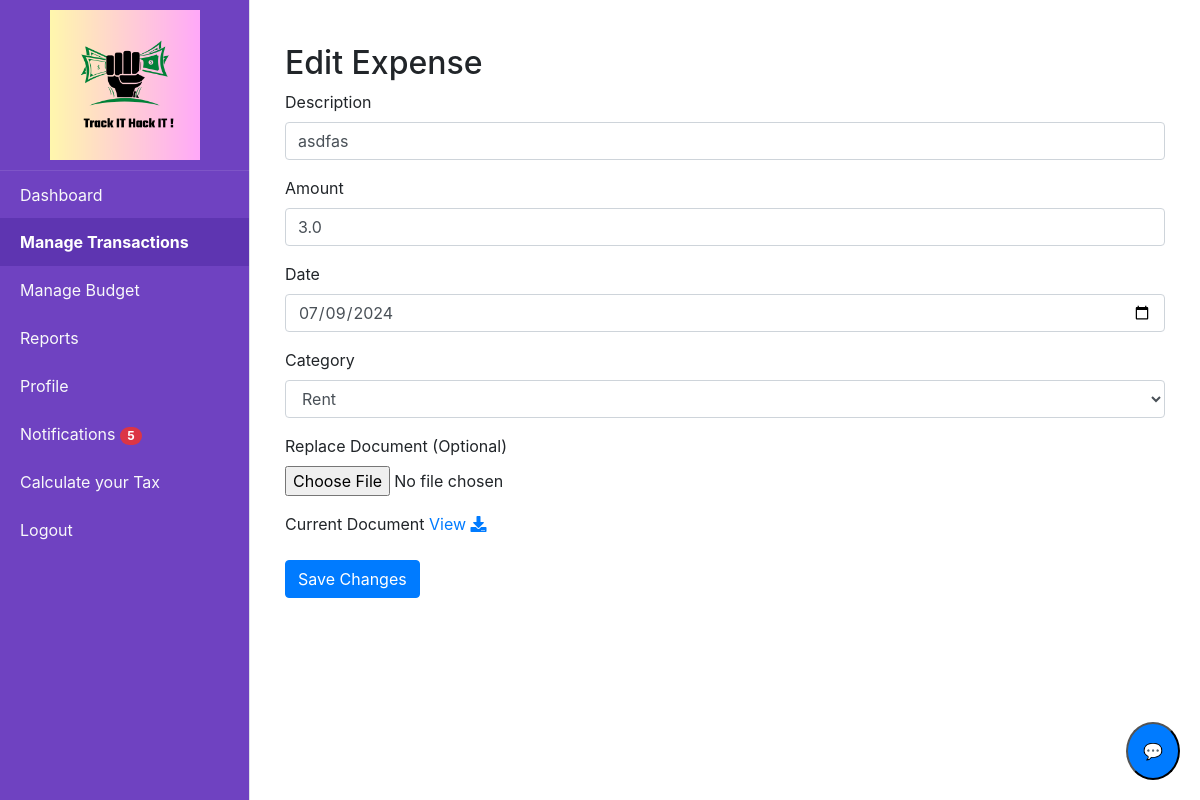
Page /edit_expense/4 (signed in) on the committed database.
### tables this page shows
CREATE TABLE expenses (id INTEGER PRIMARY KEY AUTOINCREMENT, user_id INTEGER, date TEXT, description TEXT, amount REAL, category_id TEXT, document TEXT, is_income INTEGER DEFAULT (0), FOREIGN KEY (category_id) REFERENCES category (id), FOREIGN KEY (user_id) REFERENCES users (id));

CREATE TABLE category (id INTEGER PRIMARY KEY AUTOINCREMENT, name TEXT NOT NULL, is_income INTEGER DEFAULT (0));

### app.py (the view, shortened to what this page needs)
@app.route('/edit_expense/<int:expense_id>', methods=['GET', 'POST'])
@login_required
def edit_expense(expense_id):
    expense = query_db('SELECT * FROM expenses WHERE id = ? AND user_id = ?', [expense_id, current_user.id], one=True)
    if not expense:
        flash('Expense not found or unauthorized access.', 'danger')
        return redirect(url_for('view_expenses'))
    categories = query_db('SELECT * FROM category')
    return render_template('edit_expense.html', expense=expense, categories=categories)

### app.py (called while the page is built)
@login_manager.user_loader
def load_user(user_id):
    return get_user_by_id(user_id)

@app.after_request
def after_request(response):
    response.headers["Cache-Control"] = "no-cache, no-store, must-revalidate"
    return response

@app.context_processor
def inject_unread_notifications():
    if current_user.is_authenticated:
        unread_count = query_db('''
            SELECT COUNT(*)
            FROM notifications
            WHERE user_id = ? AND is_read = 0
        ''', [current_user.id], one=True)
        return dict(unread_count=unread_count[0] if unread_count else 0)
    return dict(unread_count=0)

### database.py (called while the page is built)
def get_db():
    return sqlite3.connect(DATABASE)

def query_db(query, args=(), one=False):
    cur = get_db().execute(query, args)
    rv = cur.fetchall()
    cur.close()
    return (rv[0] if rv else None) if one else rv

def get_user_by_id(user_id):
    conn = sqlite3.connect(DATABASE)
    cursor = conn.cursor()
    cursor.execute('SELECT * FROM users WHERE id = ?', (user_id,))
    user = cursor.fetchone()
    conn.close()
    if user:
        return User(id=user[0], username=user[1], email=user[2], password=user[3])
    return None

### templates/edit_expense.html (shortened to what this page needs)
{% extends "home.html" %}
{% block content %}
<div class="container mt-4">
    <h2>Edit Expense</h2>
    <form action="{{ url_for('edit_expense', expense_id=expense[0]) }}" method="POST" enctype="multipart/form-data">
        <div class="form-group">
            <label for="description">Description</label>
            <input type="text" class="form-control" id="description" name="description" value="{{ expense[3] }}" required>
        </div>
        <div class="form-group">
            <label for="amount">Amount</label>
            <input type="number" step="0.01" class="form-control" id="amount" name="amount" value="{{ expense[4] }}" required>
        </div>
        <div class="form-group">
            <label for="date">Date</label>
            <input type="date" class="form-control" id="date" name="date" value="{{ expense[2] }}" required>
        </div>
        <div class="form-group">
            <label for="category">Category</label>
            <select class="form-control" id="category" name="category" required>
                {% for category in categories %}
                <option value="{{ category[0] }}" {% if  expense[5] == category[0]|string %}selected{% endif %}>
                {{ category[1] }}
            </option>
                {% endfor %}
            </select>
        </div>
        <div class="form-group">
            <label for="document">Replace Document (Optional)</label>
            <input type="file" class="form-control-file" id="document" name="document">
        </div>
       {% if expense[6] %}
        <div class="form-group">
            <label>Current Document</label>
             {% if expense[6] %}
              <a href="{{ url_for('uploaded_file', filename= expense[6]) }}" target="_blank">View</a></small>
            {% endif %}
                <a href="{{ url_for('download_file', filename=expense[6].split('/')[-1])  }}" class="fas fa-download"></a>
        </div>
    {% endif %}
        <button type="submit" class="btn btn-primary">Save Changes</button>
    </form>
</div>
{% endblock %}

### rows in the picture
expenses: description "asdfas", amount "3.0", date "07/09/2024", category "Rent"

### other values in the picture
{{ unread_count }} "5"
